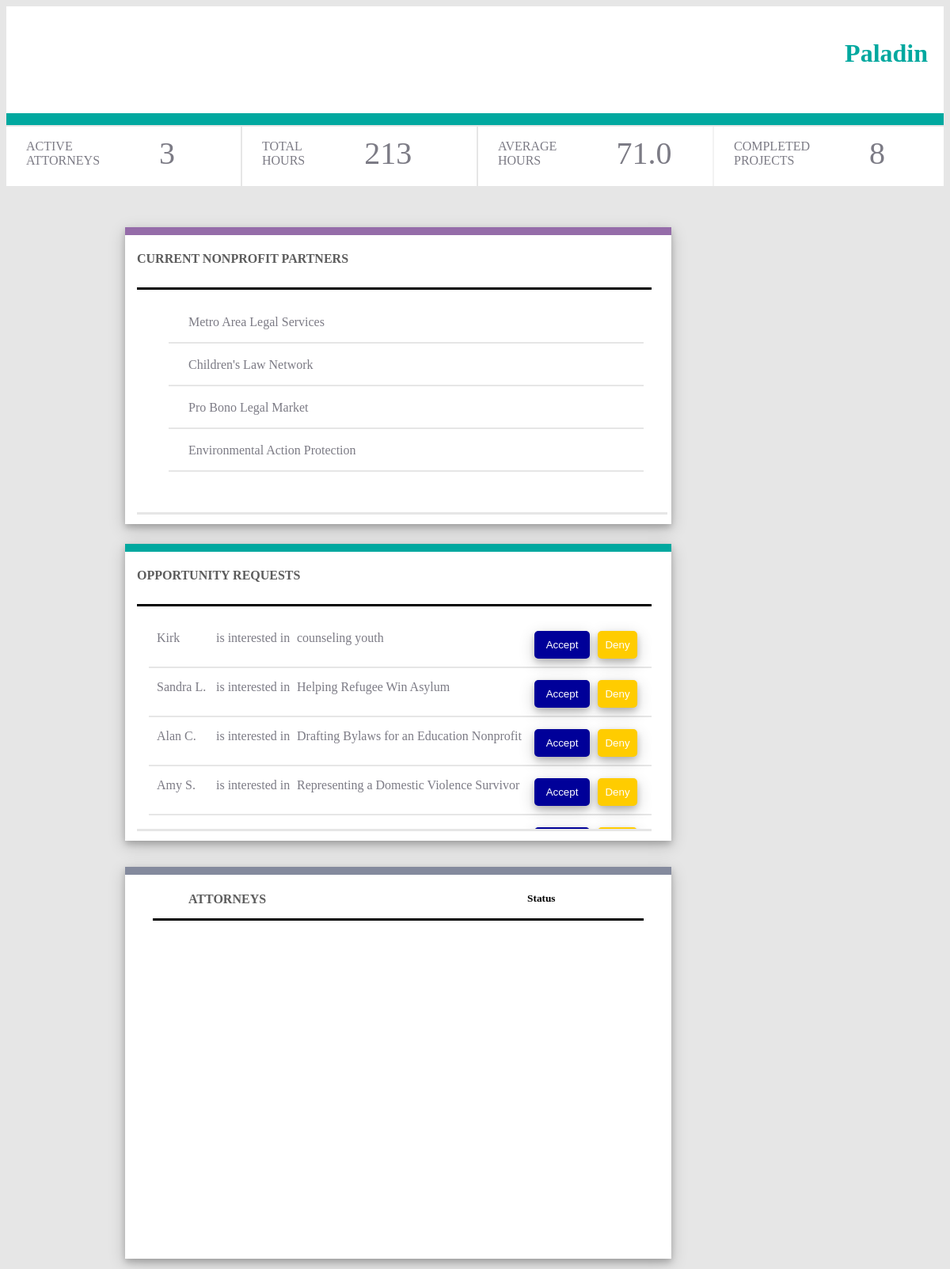
The page / on the database its author committed.
### stats/models.py (models this page shows, shortened)
class Nonprofit_Partner(models.Model):
    Nonprofit= models.CharField(default="",max_length=100, null=False)

class Opportunity_Request(models.Model):
    Attorneys_Who_Request=models.CharField(default="", max_length=120,blank=False, null=False)
    Requested_Cases=models.CharField(default="", max_length=120,blank=False, null=False)

### stats/views.py (the view, shortened to what this page needs)
# urls.py: url(r'^$', 'stats.views.home', name='home'),
def home(request):
    count_name = 0
    total_hours = 0
    total_projects= 0
    for object_d in Stats.objects.all():
        total_hours+=object_d.Hours
        total_projects+=object_d.Completed_Projects
        count_name +=1
    Average = (total_hours/count_name)
    All_items=[]
    for object_i in Opportunity_Request.objects.all():
        Attorneys_Who_Request=object_i.Attorneys_Who_Request
        Requested_Cases=object_i.Requested_Cases
    for j in Nonprofit_Partner.objects.all():
        Nonprofit=j.Nonprofit
        template= loader.get_template('stats/Dash.html')
        context= {
        'count_name' :count_name,
        'total_hours':total_hours,
        'total_projects': total_projects,
        'Average': Average,
        'Opportunity_Requests': Opportunity_Request.objects.all(),
        'Attorneys_Who_Request': Attorneys_Who_Request,
        'Requested_Cases': Requested_Cases,
        'Attorney_List': Attorney_List.objects.all(),
        'Nonprofit_List': Nonprofit_Partner.objects.all(),
        'Nonprofit': Nonprofit,
        'Attorneys_Items':All_items
                 }
    return HttpResponse(template.render(context, request))

### templates/stats/Dash.html (shortened to what this page needs)
<!DOCTYPE html>
<html>
<head>
    {% load staticfiles %}
    <link href="{% static 'stats/Dash.css' %}" rel="stylesheet" type="text/css"/>
</head>
<header>
    <h1 id="paladin">Paladin</h1>
</header>
<body>
    <div class="stats">
        <div id="column1">
            <p>ACTIVE<br>
            ATTORNEYS</p>
            <div id="py_Attorneys">{{ count_name }}
            </div>
        </div>
        <div id="column2">
            <p>TOTAL<br>
            HOURS</p>
            <div id="py_Hours">{{ total_hours }}</div>
        </div>
        <div id="column3">
            <p>AVERAGE<br>
            HOURS</p>
            <div id="Attorneys_Hours">{{ Average }}</div>
        </div>
       <div id="column4">
            <p>COMPLETED<br>
            PROJECTS</p>
            <div id="py_Projects">{{ total_projects }}</div>
        </div>
    </div>
    <div class="container">
        <div class="left_half">
            <div class="nonprofitpartners">
                <div id="title_nonprofit">
                    <h4>CURRENT NONPROFIT PARTNERS</h4>
                </div>
                <ul class="nonprofit_list">
                {% for j in Nonprofit_List %}
                <li class="nonprofit_row"><img class="img"></img><p class="specific_nonprofits">{{ j.Nonprofit }}</p></li><br>
                {% endfor %}
                </ul>
            </div>
        </div>
        <div class="right_half">
            <div class="opportunityRequests">
                <div id="title_opportunity">
                    <h4 class="opportunity_header" >OPPORTUNITY REQUESTS</h4>
                </div>
                <ul class="opportunity_request_list">
                {% for i in Opportunity_Requests %}
                <li class="opportunity_row"><p class="Attorney_who_Request">{{i.Attorneys_Who_Request}}</p><p class="interested_class">is interested in</p><p class="case_in_opportunity">{{i.Requested_Cases}}</p><button class="Accept_button" type="submit">Accept</button><button class="Deny_button" type="submit">Deny</button></li><br>
                {% endfor %}
                </ul>
            </div>
        </div>
    </div>
    <div class="bottom_container">
        <div class="attorneys">
            <div class="row">
            <h4 id="A_title">ATTORNEYS</h4>
            <h5 id="status">Status</h5>
            </div>
            <ul class="Attorney_Attorney_List">
            </ul>
        </div>
    </div>
</body>
</html>

### rows shown on the page
Nonprofit_Partner: Nonprofit "Metro Area Legal Services"
Nonprofit_Partner: Nonprofit "Children's Law Network"
Nonprofit_Partner: Nonprofit "Pro Bono Legal Market"
Nonprofit_Partner: Nonprofit "Environmental Action Protection"
Opportunity_Request: Attorneys_Who_Request "Kirk", Requested_Cases "counseling youth"
Opportunity_Request: Attorneys_Who_Request "Sandra L.", Requested_Cases "Helping Refugee Win Asylum"
Opportunity_Request: Attorneys_Who_Request "Alan C.", Requested_Cases "Drafting Bylaws for an Education Nonprofit"
Opportunity_Request: Attorneys_Who_Request "Amy S.", Requested_Cases "Representing a Domestic Violence Survivor"

### other values the page prints
{{ count_name }} "3"
{{ total_hours }} "213"
{{ Average }} "71.0"
{{ total_projects }} "8"
